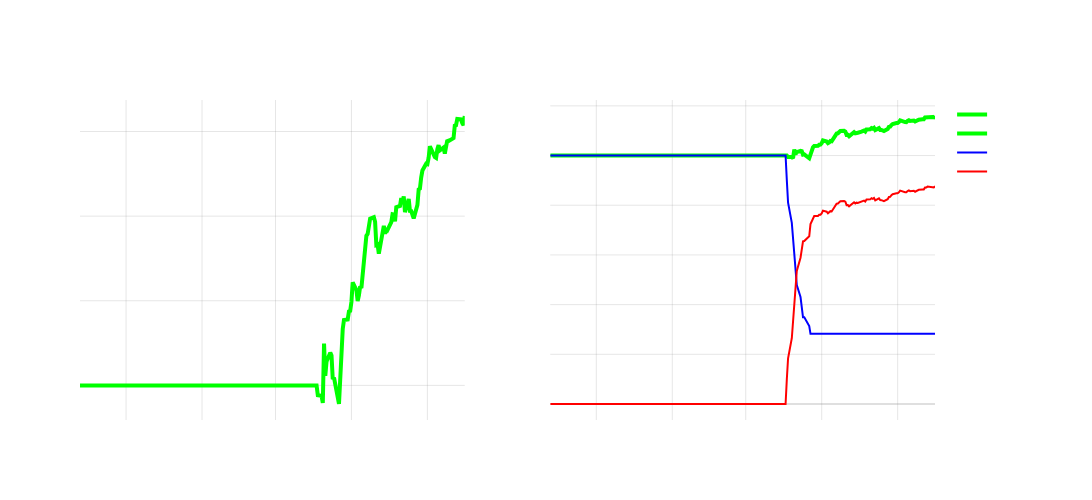

Source (notebook cell):
### Markdown cell above
** Buy the Way Down:**

### Code cell
# Set initial cash and portfolio values
initial_cash = 100000
cash = pd.Series(initial_cash, index=df.index)
portfolio_value = pd.Series(0.0, index=df.index)

# Calculate SPY returns
spy_returns = df['SPY'].pct_change().astype(float)

# Iterate through dates after first VIX threshold crossing
for i in range(len(df)):
    if i == 0:
        continue
        
    # Update portfolio value based on previous investments
    if i > 0:
        portfolio_value[i] = portfolio_value[i-1] * (1 + spy_returns[i])
    
    # Check if VIX is above threshold
    if df['VIX'][i] >= VIX_THRESHOLD:
        # Calculate investment amount (10% of remaining cash)
        investment = cash[i-1] * 0.1
        
        # Update cash and portfolio
        cash[i] = cash[i-1] - investment
        portfolio_value[i] += investment
    else:
        cash[i] = cash[i-1]

# Calculate total value (cash + portfolio)
total_value = cash + portfolio_value

# Create subplot figure
fig = make_subplots(rows=1, cols=2, subplot_titles=('Account Equity', 'Portfolio Composition'))

# First subplot - Total Value only
fig.add_trace(
    go.Scatter(x=df['Date'], y=total_value,
               name='Total Value',
               line=dict(color='#00FF00', width=4)),
    row=1, col=1
)

# Second subplot - Cash and Portfolio breakdown
fig.add_trace(
    go.Scatter(x=df['Date'], y=total_value,
               name='Total Value',
               line=dict(color='#00FF00', width=4)),
    row=1, col=2
)
fig.add_trace(
    go.Scatter(x=df['Date'], y=cash,
               name='Cash',
               line=dict(color='#0000FF', width=2)),
    row=1, col=2
)
fig.add_trace(
    go.Scatter(x=df['Date'], y=portfolio_value,
               name='Portfolio Value',
               line=dict(color='#FF0000', width=2)),
    row=1, col=2
)

# Update layout
fig.update_layout(
    showlegend=True,
    height=500,
    width=1200,
    title_text=f'Portfolio Analysis (10% Investment at VIX > {VIX_THRESHOLD})',
    title_x=0.5,
    title_font_size=20,
    plot_bgcolor='rgba(0,0,0,0)',
    paper_bgcolor='rgba(0,0,0,0)',
    font=dict(color='white')
)

# Update axes
fig.update_xaxes(showgrid=True, gridwidth=1, gridcolor='rgba(128,128,128,0.2)',
                 zeroline=True, zerolinewidth=1, zerolinecolor='rgba(128,128,128,0.5)',
                 title_text='Date')
fig.update_yaxes(showgrid=True, gridwidth=1, gridcolor='rgba(128,128,128,0.2)',
                 zeroline=True, zerolinewidth=1, zerolinecolor='rgba(128,128,128,0.5)',
                 title_text='Value ($)')

fig.show()

### Figure 1 — Plotly figure (JSON) as saved in the notebook; plotly's stock layout.template omitted (floating-point values rounded to 4 significant figures; data arrays with more than 128 entries replaced by an {"elided": "..."} marker saying what was removed)
{"data": [{"line": {"color": "#00FF00", "width": 4}, "name": "Total Value", "type": "scatter", "x": {"elided": "212 str values"}, "xaxis": "x", "y": {"elided": "212 float values"}, "yaxis": "y"}, {"line": {"color": "#00FF00", "width": 4}, "name": "Total Value", "type": "scatter", "x": {"elided": "212 str values"}, "xaxis": "x2", "y": {"elided": "212 float values"}, "yaxis": "y2"}, {"line": {"color": "#0000FF", "width": 2}, "name": "Cash", "type": "scatter", "x": {"elided": "212 str values"}, "xaxis": "x2", "y": {"elided": "212 float values"}, "yaxis": "y2"}, {"line": {"color": "#FF0000", "width": 2}, "name": "Portfolio Value", "type": "scatter", "x": {"elided": "212 str values"}, "xaxis": "x2", "y": {"elided": "212 float values"}, "yaxis": "y2"}], "layout": {"annotations": [{"font": {"size": 16}, "showarrow": false, "text": "Account Equity", "x": 0.225, "xanchor": "center", "xref": "paper", "y": 1, "yanchor": "bottom", "yref": "paper"}, {"font": {"size": 16}, "showarrow": false, "text": "Portfolio Composition", "x": 0.775, "xanchor": "center", "xref": "paper", "y": 1, "yanchor": "bottom", "yref": "paper"}], "font": {"color": "white"}, "height": 500, "paper_bgcolor": "rgba(0,0,0,0)", "plot_bgcolor": "rgba(0,0,0,0)", "showlegend": true, "title": {"font": {"size": 20}, "text": "Portfolio Analysis (10% Investment at VIX > 30)", "x": 0.5}, "width": 1200, "xaxis": {"anchor": "y", "domain": [0, 0.45], "gridcolor": "rgba(128,128,128,0.2)", "gridwidth": 1, "showgrid": true, "title": {"text": "Date"}, "zeroline": true, "zerolinecolor": "rgba(128,128,128,0.5)", "zerolinewidth": 1}, "xaxis2": {"anchor": "y2", "domain": [0.55, 1], "gridcolor": "rgba(128,128,128,0.2)", "gridwidth": 1, "showgrid": true, "title": {"text": "Date"}, "zeroline": true, "zerolinecolor": "rgba(128,128,128,0.5)", "zerolinewidth": 1}, "yaxis": {"anchor": "x", "domain": [0, 1], "gridcolor": "rgba(128,128,128,0.2)", "gridwidth": 1, "showgrid": true, "title": {"text": "Value ($)"}, "zeroline": true, "zerolinecolor": "rgba(128,128,128,0.5)", "zerolinewidth": 1}, "yaxis2": {"anchor": "x2", "domain": [0, 1], "gridcolor": "rgba(128,128,128,0.2)", "gridwidth": 1, "showgrid": true, "title": {"text": "Value ($)"}, "zeroline": true, "zerolinecolor": "rgba(128,128,128,0.5)", "zerolinewidth": 1}}}
